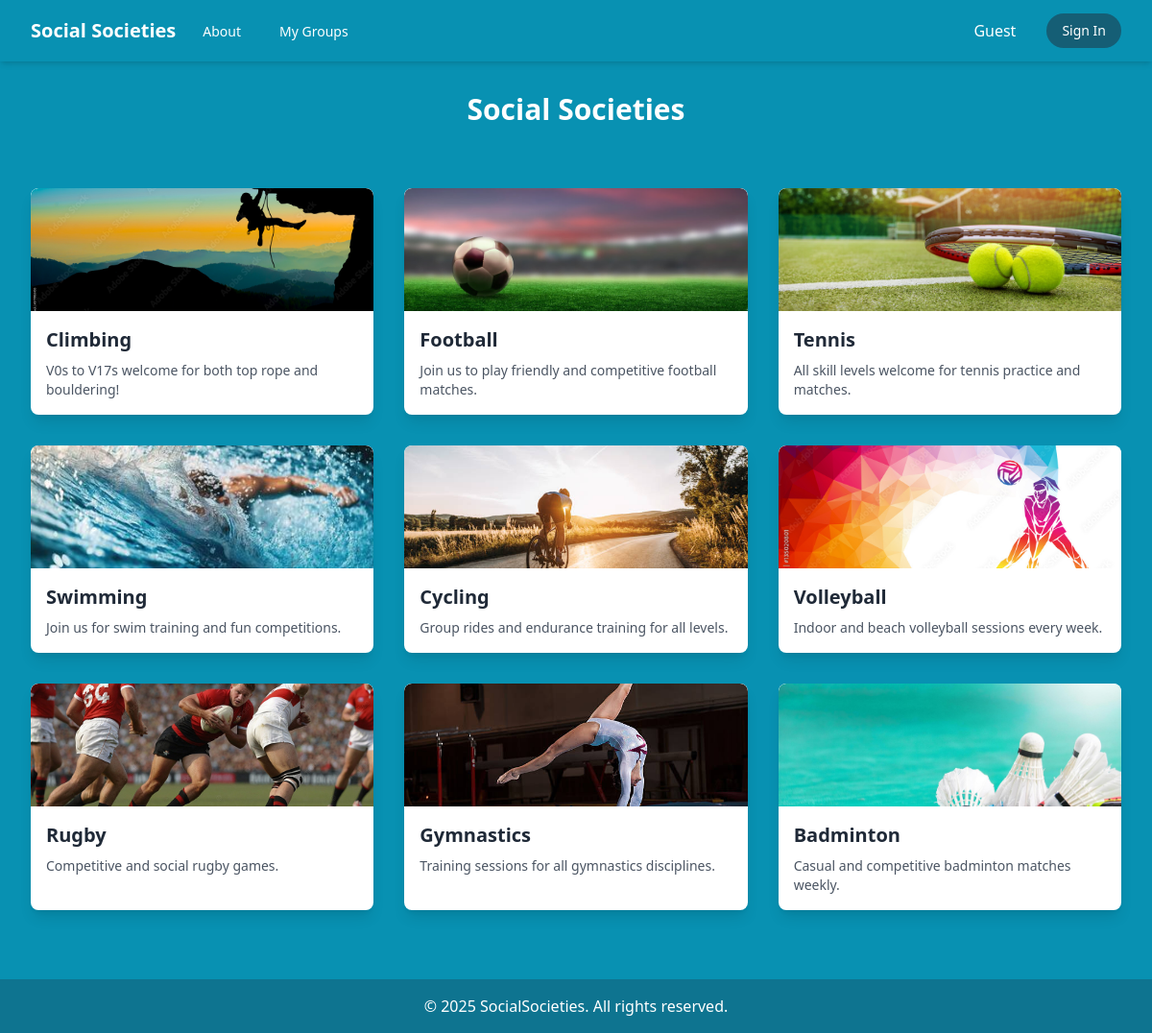
The page / on the database its author committed.
### src/database/database.py (models this page shows)
class Societies(db.Model):
    __tablename__ = "societies"
    society_id = db.Column(db.Integer, primary_key=True)
    name = db.Column(db.String(100), nullable=False)
    description = db.Column(db.String(200), nullable=False)
    created_by = db.Column(db.Integer, db.ForeignKey("staff.staff_id"), nullable=False)
    image_filename = db.Column(db.String(200), nullable=True)  # stores image filepath
    announcement = db.Column(db.String(200), nullable=True)

### src/app.py (the view)
@app.route("/")
def index():
    groups = Societies.query.all()
    job_role = session.get("job_role")
    success = request.args.get("success")
    return render_template(
        "index.html", groups=groups, job_role=job_role, success=success
    )

### src/templates/index.html (shortened to what this page needs)
<!DOCTYPE html>
<html lang="en">
  <head>
    <script src="https://cdn.tailwindcss.com"></script>
  </head>
  <body class="min-h-screen flex flex-col bg-cyan-600">
    {% include 'navbar/navbar.html' %}
    <main class="flex-grow">
      <div class="p-8">
        <h1 class="text-3xl font-bold text-center text-white">
          Social Societies
        </h1>
      </div>
      <div class="grid grid-cols-1 sm:grid-cols-2 md:grid-cols-3 gap-8 p-8">
        {% for group in groups %}
        <a
          href="{{ url_for('group_detail', group_id=group.society_id) }}"
          class="block bg-white shadow-lg rounded-lg overflow-hidden hover:shadow-xl transition duration-300"
        >
          {% if group.image_filename %}
          <img
            src="{{ url_for('static', filename='group_images/' + group.image_filename) }}"
            alt="{{ group.name }}"
            class="w-full h-32 object-cover rounded-t-lg"
          />
          {% else %}
          <img
            src="{{ url_for('static', filename='default.png') }}"
            alt="Default image"
            class="w-full h-32 object-cover rounded-t-lg"
          />
          {% endif %}
          <div class="p-4">
            <h2 class="text-xl font-semibold text-gray-800">
              {{ group.name }}
            </h2>
            <p class="text-gray-600 text-sm mt-2">{{ group.description }}</p>
          </div>
        </a>
        {% endfor %}
      </div>
    </main>
    {% include 'footer/footer.html' %}
  </body>
</html>

### src/templates/navbar/navbar.html
<!DOCTYPE html>
<nav class="bg-cyan-600 shadow-md">
  <div class="max-w-7xl mx-auto px-4 sm:px-6 lg:px-8">
    <div class="flex justify-between h-16">
      <div class="flex">
        <div
          class="flex-shrink-0 flex items-center text-xl font-bold text-white"
        >
          <a href="/"> Social Societies </a>
        </div>
        <div class="hidden sm:-my-px sm:ml-6 sm:flex sm:space-x-8">
          <a
            href="/about"
            class="inline-flex items-center px-1 pt-1 border-b-2 border-transparent text-sm font-medium text-white hover:border-cyan-700 hover:text-cyan-800"
          >
            About
          </a>
          <a
            href="/my_groups"
            class="inline-flex items-center px-1 pt-1 border-b-2 border-transparent text-sm font-medium text-white hover:border-cyan-700 hover:text-cyan-800"
          >
            My Groups
          </a>
        </div>
      </div>
      <div class="flex items-center sm:space-x-8">
        {% if 'user_id' in session %} {% if job_role == 'Admin' %}
        <a
          href="/my_account"
          class="bg-cyan-800 text-white px-4 py-2 rounded-full text-sm hover:bg-cyan-700"
        >
          Admin Account
        </a>
        {% else %}
        <a
          href="/my_account"
          class="bg-cyan-800 text-white px-4 py-2 rounded-full text-sm hover:bg-cyan-700"
        >
          Account
        </a>
        {% endif %}
        <a
          href="{{ url_for('logout') }}"
          class="bg-cyan-800 text-white px-4 py-2 rounded-full text-sm hover:bg-cyan-700"
        >
          Sign Out
        </a>
        {% else %}
        <p class="font-medium text-white gap-8">Guest</p>
        <a
          href="{{ url_for('sign_in') }}"
          class="bg-cyan-800 text-white px-4 py-2 rounded-full text-sm hover:bg-cyan-700"
        >
          Sign In
        </a>
        {% endif %}
      </div>
    </div>
  </div>
</nav>

### src/templates/footer/footer.html
<!DOCTYPE html>
<footer class="w-full bg-cyan-700 text-white text-center py-4 mt-10">
  <p>&copy; 2025 SocialSocieties. All rights reserved.</p>
</footer>

### rows shown on the page
Societies: image_filename (picture), name "Climbing", description "V0s to V17s welcome for both top rope and bouldering!"
Societies: image_filename (picture), name "Football", description "Join us to play friendly and competitive football matches."
Societies: image_filename (picture), name "Tennis", description "All skill levels welcome for tennis practice and matches."
Societies: image_filename (picture), name "Swimming", description "Join us for swim training and fun competitions."
Societies: image_filename (picture), name "Cycling", description "Group rides and endurance training for all levels."
Societies: image_filename (picture), name "Volleyball", description "Indoor and beach volleyball sessions every week."
Societies: image_filename (picture), name "Rugby", description "Competitive and social rugby games."
Societies: image_filename (picture), name "Gymnastics", description "Training sessions for all gymnastics disciplines."
Societies: image_filename (picture), name "Badminton", description "Casual and competitive badminton matches weekly."
